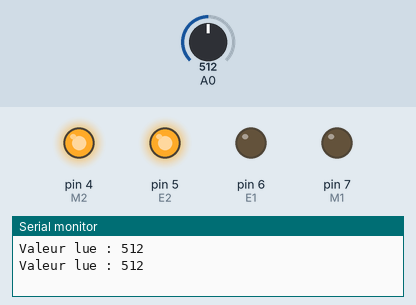
A sketch run on a simulated Arduino Uno, built with avr-gcc and run on an emulated ATmega328P. Parts: output pins drawn as LEDs (lit = HIGH), the last lines printed to the serial monitor. Inputs (shaded band) come from the test bench; at power-on: A0 = 512.

Above: at 1.2 s.
1.3 s: A0 set to 122
4.3 s: A0 set to 0
At 5.0 s:
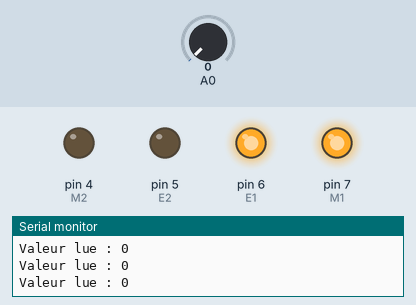
7.3 s: A0 set to 306
At 8.09 s:
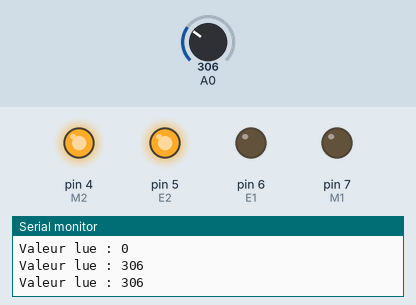
Timing chart, 0 to 16.3 s (numbered marks = the images above; inputs shaded):
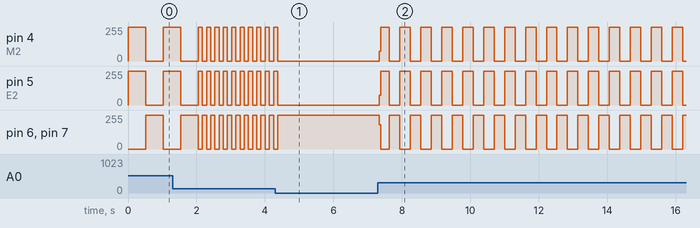

Measured:
- after the input at 4.3 s, pin 4 (M2), pin 5 (E2): goes on until 4.4 s, then stays 0/255; pin 6 (E1), pin 7 (M1): goes on until 4.4 s, then stays 255/255
- after the input at 7.3 s, pin 4 (M2), pin 5 (E2): 0/255 → 72/255 at once, then repeats every 0.56 s: 255/255 0.25 s, 0/255 0.31 s; pin 6 (E1), pin 7 (M1): 255/255 → 183/255 at once, then repeats every 0.56 s: 0/255 0.25 s, 255/255 0.31 s
- by itself, pin 4 (M2), pin 5 (E2): repeats every 0.24 s: 255/255 0.12 s, 0/255 0.12 s
- by itself, pin 6 (E1), pin 7 (M1): repeats every 0.24 s: 0/255 0.12 s, 255/255 0.12 s

The sketch:

moteur_a_deux_solenoides.ino
```cpp
int E1 = 6;
int M1 = 7;
int E2 = 5;
int M2 = 4;
int pinPot = 0; //variable pour définir le CAN où est connecté le potentiomètre
int valPot = 0; //variable pour récupérer la tension aux bornes du potentiomètre traduite par le CAN . On l’initialise à 0.


void setup()
{
  pinMode(M1, OUTPUT);
  pinMode(M2, OUTPUT);
  pinMode(E1, OUTPUT);
  pinMode(E2, OUTPUT);
  Serial.begin(9600); //Initialisation de la communication avec la console
}


void loop()

{
  analogRead(0);
  valPot = analogRead(A0); //lit la tension, la convertit en valeur numérique et la stocke dans valeurPot
  Serial.print("Valeur lue : ");
  Serial.println(valPot);

  {
    digitalWrite(M1, LOW);
    digitalWrite(E1, LOW);
    digitalWrite(M2, HIGH);
    digitalWrite(E2, HIGH);
    delay(valPot);
    digitalWrite(M1, HIGH);
    digitalWrite(E1, HIGH);
    digitalWrite(M2, LOW);
    digitalWrite(E2, LOW);
    delay(valPot);
  }

}
```
